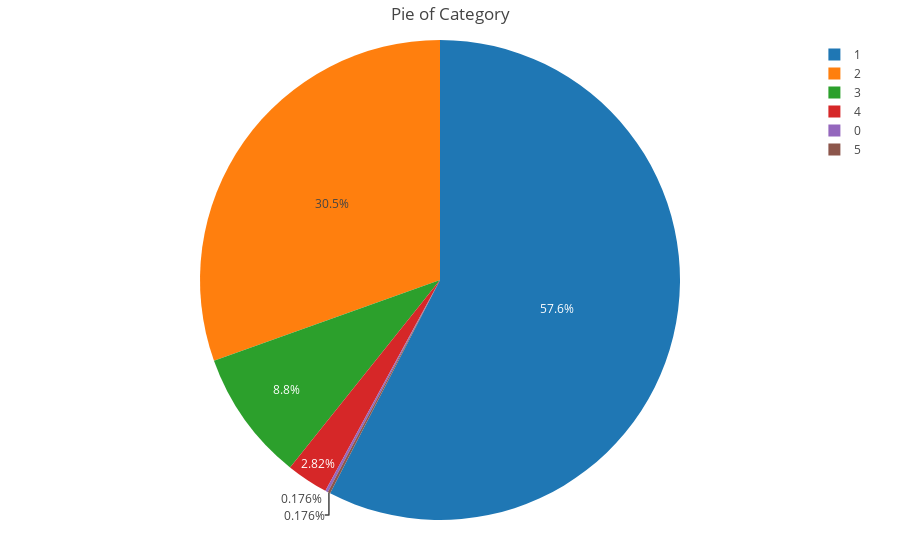

Notebook code for this chart:
### Markdown cell above
<h1>Proportion of books in each Category(as per rating)</h1>

### Code cell
!pip install plotly 
df1=df.copy()
df1=categorize_data(df1)
import plotly.plotly as py
import plotly.graph_objs as go
from plotly.offline import download_plotlyjs, init_notebook_mode, plot, iplot
init_notebook_mode(connected=True)

def draw_Pie(dataframe, name):
    
    
    tmp = dataframe.groupby(name).size()

    # draw histgram
    data = [go.Pie(values = tmp.values, 
               labels = tmp.index)]

    # add title
    layout = go.Layout(title = 'Pie of ' + name,
                      margin = dict(l = 80, r = 100, t = 40, b = 40))

    # draw fig
    fig = go.Figure(data = data, layout = layout)

    iplot(fig, filename = name)
    
draw_Pie(df, "Category")

### Figure 1 — Plotly figure (JSON) as saved in the notebook; plotly's stock layout.template omitted (floating-point values rounded to 4 significant figures)
{"data": [{"labels": [0, 1, 2, 3, 4, 5], "type": "pie", "uid": "ef37e2fa-c66c-4cc4-b171-b00d642b32d2", "values": [1, 327, 173, 50, 16, 1]}], "layout": {"margin": {"b": 40, "l": 80, "r": 100, "t": 40}, "title": "Pie of Category"}}
